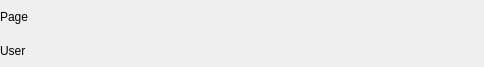
<?xml version="1.0" encoding="UTF-8"?>
<ui version="4.0">
 <class>EditBar</class>
 <widget class="QDockWidget" name="EditBar">
  <property name="geometry">
   <rect>
    <x>0</x>
    <y>0</y>
    <width>484</width>
    <height>67</height>
   </rect>
  </property>
  <property name="windowTitle">
   <string>Editbar</string>
  </property>
  <widget class="QWidget" name="dockWidgetContents">
   <layout class="QVBoxLayout" name="verticalLayout">
    <property name="spacing">
     <number>0</number>
    </property>
    <property name="leftMargin">
     <number>0</number>
    </property>
    <property name="topMargin">
     <number>0</number>
    </property>
    <property name="rightMargin">
     <number>0</number>
    </property>
    <property name="bottomMargin">
     <number>0</number>
    </property>
    <item>
     <layout class="QHBoxLayout" name="horizontalLayout">
      <property name="spacing">
       <number>0</number>
      </property>
      <item>
       <widget class="QLabel" name="label">
        <property name="text">
         <string>Page</string>
        </property>
       </widget>
      </item>
      <item>
       <layout class="QHBoxLayout" name="horizontalLayout_6">
        <property name="spacing">
         <number>0</number>
        </property>
        <item>
         <spacer name="horizontalSpacer_2">
          <property name="orientation">
           <enum>Qt::Horizontal</enum>
          </property>
          <property name="sizeHint" stdset="0">
           <size>
            <width>40</width>
            <height>20</height>
           </size>
          </property>
         </spacer>
        </item>
       </layout>
      </item>
     </layout>
    </item>
    <item>
     <layout class="QHBoxLayout" name="horizontalLayout_2">
      <property name="spacing">
       <number>0</number>
      </property>
      <item>
       <widget class="QLabel" name="label_2">
        <property name="text">
         <string>User</string>
        </property>
       </widget>
      </item>
      <item>
       <layout class="QHBoxLayout" name="horizontalLayout_3">
        <property name="spacing">
         <number>0</number>
        </property>
        <item>
         <spacer name="horizontalSpacer">
          <property name="orientation">
           <enum>Qt::Horizontal</enum>
          </property>
          <property name="sizeHint" stdset="0">
           <size>
            <width>40</width>
            <height>20</height>
           </size>
          </property>
         </spacer>
        </item>
       </layout>
      </item>
     </layout>
    </item>
   </layout>
  </widget>
 </widget>
 <resources/>
 <connections/>
</ui>
